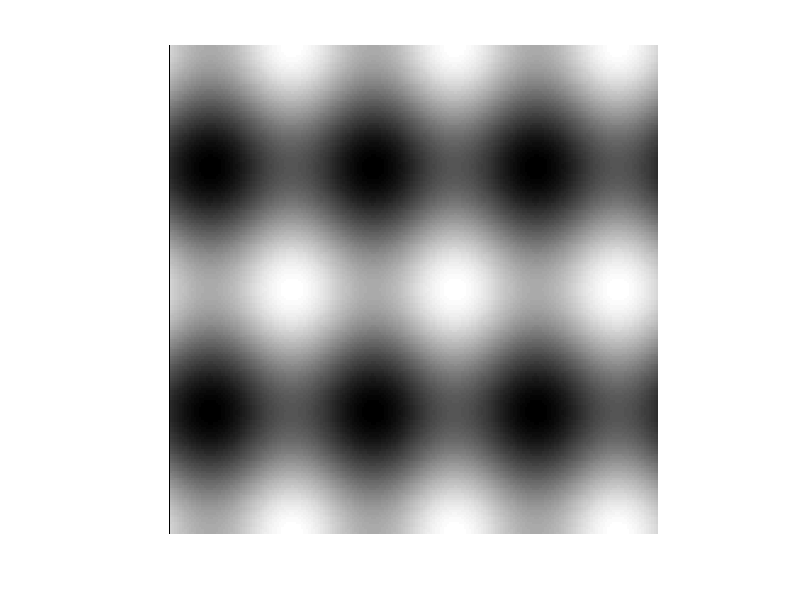
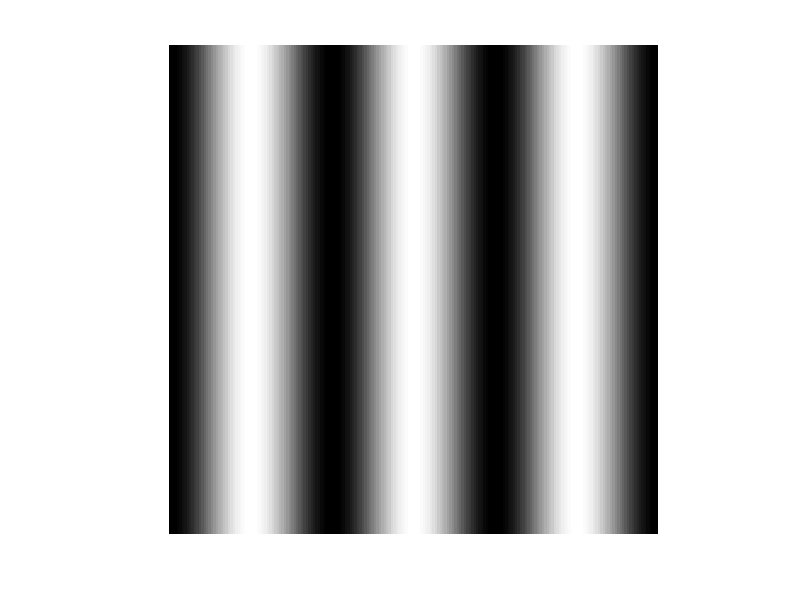
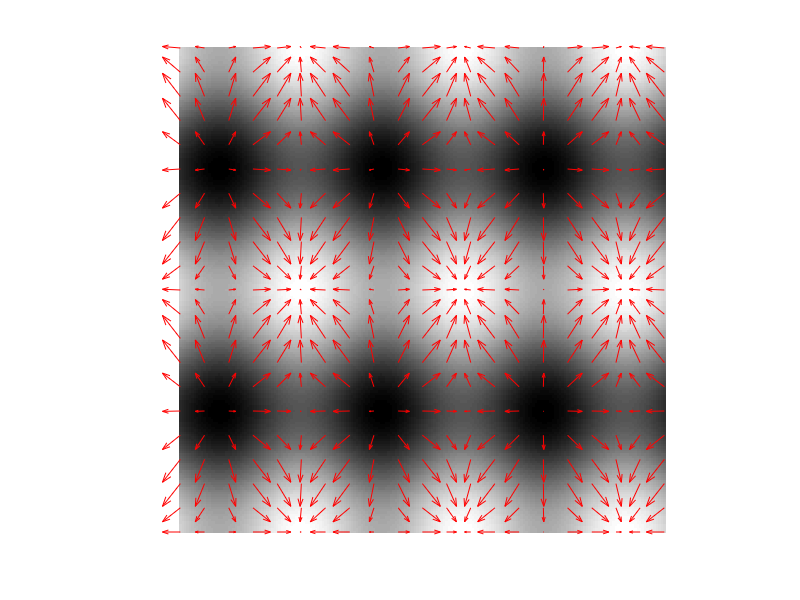

The MATLAB source for these figures, in order: (Note: this script raises an error after producing the figures.)
x = -100:100;
y = -100:100;
[X , Y ] = meshgrid (x , y );
A = 1; B = 2; V = 6* pi /201; W = 4* pi /201;
F = A * sin ( V * X ) + B * cos ( W * Y );
imshow(F, [])
fOverX = A * V * cos( V * X );
figure
imshow(fOverX, [])
fOverY = - B * W * sin( W * Y );
figure
imshow(fOverY, [])

%%
xx = 1:10:201;
yy = 1:10:201;
[ XX , YY ] = meshgrid ( xx , yy );
fOverX = A * V * cos( V * XX );
fOverY = - B * W * sin( W * YY );
Fx = -fOverX;
Fy = fOverY;
imshow (F , []);
hold on ;
quiver ( xx , yy , Fx , Fy , 'r ' );
hold off ;
%%
imageX = gD(F, 1, 1, 0);
imageY = gD(F, 1, 0, 1);
xx = 1:10:201;
yy = 1:10:201;
Gx = zeros(21, 21);
Gy = zeros(21, 21);
for i=1:21
    for j=1:21
        Gx(i, j) = imageX(xx(i), yy(j));
        Gy(i, j) = imageY(xx(i), yy(j));
    end
end
imshow (F , []);
hold on ;
quiver ( xx , yy , Gx , Gy , 'r ' );
hold off ;

%%
